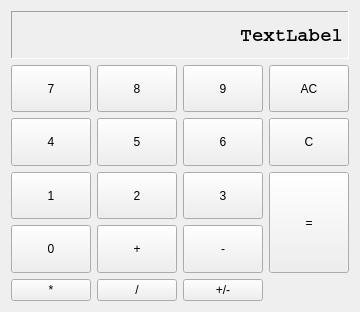
<?xml version="1.0" encoding="UTF-8"?>
<ui version="4.0">
 <class>CalculatorInterface</class>
 <widget class="QWidget" name="CalculatorInterface">
  <property name="geometry">
   <rect>
    <x>0</x>
    <y>0</y>
    <width>344</width>
    <height>312</height>
   </rect>
  </property>
  <property name="windowTitle">
   <string>CalculatorInterface</string>
  </property>
  <layout class="QGridLayout" name="gridLayout">
   <item row="0" column="0" colspan="4">
    <widget class="QLabel" name="entryLabel">
     <property name="font">
      <font>
       <family>Courier</family>
       <pointsize>14</pointsize>
       <weight>75</weight>
       <bold>true</bold>
      </font>
     </property>
     <property name="frameShape">
      <enum>QFrame::Panel</enum>
     </property>
     <property name="frameShadow">
      <enum>QFrame::Sunken</enum>
     </property>
     <property name="text">
      <string>TextLabel</string>
     </property>
     <property name="alignment">
      <set>Qt::AlignRight|Qt::AlignTrailing|Qt::AlignVCenter</set>
     </property>
    </widget>
   </item>
   <item row="1" column="0">
    <widget class="QPushButton" name="buttonSeven">
     <property name="sizePolicy">
      <sizepolicy hsizetype="Minimum" vsizetype="Minimum">
       <horstretch>0</horstretch>
       <verstretch>0</verstretch>
      </sizepolicy>
     </property>
     <property name="text">
      <string>7</string>
     </property>
    </widget>
   </item>
   <item row="1" column="1">
    <widget class="QPushButton" name="buttonEight">
     <property name="sizePolicy">
      <sizepolicy hsizetype="Minimum" vsizetype="Minimum">
       <horstretch>0</horstretch>
       <verstretch>0</verstretch>
      </sizepolicy>
     </property>
     <property name="text">
      <string>8</string>
     </property>
    </widget>
   </item>
   <item row="1" column="2">
    <widget class="QPushButton" name="buttonNine">
     <property name="sizePolicy">
      <sizepolicy hsizetype="Minimum" vsizetype="Minimum">
       <horstretch>0</horstretch>
       <verstretch>0</verstretch>
      </sizepolicy>
     </property>
     <property name="text">
      <string>9</string>
     </property>
    </widget>
   </item>
   <item row="1" column="3">
    <widget class="QPushButton" name="buttonAllClear">
     <property name="sizePolicy">
      <sizepolicy hsizetype="Minimum" vsizetype="Minimum">
       <horstretch>0</horstretch>
       <verstretch>0</verstretch>
      </sizepolicy>
     </property>
     <property name="text">
      <string>AC</string>
     </property>
    </widget>
   </item>
   <item row="2" column="0">
    <widget class="QPushButton" name="buttonFour">
     <property name="sizePolicy">
      <sizepolicy hsizetype="Minimum" vsizetype="Minimum">
       <horstretch>0</horstretch>
       <verstretch>0</verstretch>
      </sizepolicy>
     </property>
     <property name="text">
      <string>4</string>
     </property>
    </widget>
   </item>
   <item row="2" column="1">
    <widget class="QPushButton" name="buttonFive">
     <property name="sizePolicy">
      <sizepolicy hsizetype="Minimum" vsizetype="Minimum">
       <horstretch>0</horstretch>
       <verstretch>0</verstretch>
      </sizepolicy>
     </property>
     <property name="text">
      <string>5</string>
     </property>
    </widget>
   </item>
   <item row="2" column="2">
    <widget class="QPushButton" name="buttonSix">
     <property name="sizePolicy">
      <sizepolicy hsizetype="Minimum" vsizetype="Minimum">
       <horstretch>0</horstretch>
       <verstretch>0</verstretch>
      </sizepolicy>
     </property>
     <property name="text">
      <string>6</string>
     </property>
    </widget>
   </item>
   <item row="2" column="3">
    <widget class="QPushButton" name="buttonClear">
     <property name="sizePolicy">
      <sizepolicy hsizetype="Minimum" vsizetype="Minimum">
       <horstretch>0</horstretch>
       <verstretch>0</verstretch>
      </sizepolicy>
     </property>
     <property name="text">
      <string>C</string>
     </property>
    </widget>
   </item>
   <item row="3" column="0">
    <widget class="QPushButton" name="buttonOne">
     <property name="sizePolicy">
      <sizepolicy hsizetype="Minimum" vsizetype="Minimum">
       <horstretch>0</horstretch>
       <verstretch>0</verstretch>
      </sizepolicy>
     </property>
     <property name="text">
      <string>1</string>
     </property>
    </widget>
   </item>
   <item row="3" column="1">
    <widget class="QPushButton" name="buttonTwo">
     <property name="sizePolicy">
      <sizepolicy hsizetype="Minimum" vsizetype="Minimum">
       <horstretch>0</horstretch>
       <verstretch>0</verstretch>
      </sizepolicy>
     </property>
     <property name="text">
      <string>2</string>
     </property>
    </widget>
   </item>
   <item row="3" column="2">
    <widget class="QPushButton" name="buttonThree">
     <property name="sizePolicy">
      <sizepolicy hsizetype="Minimum" vsizetype="Minimum">
       <horstretch>0</horstretch>
       <verstretch>0</verstretch>
      </sizepolicy>
     </property>
     <property name="text">
      <string>3</string>
     </property>
    </widget>
   </item>
   <item row="3" column="3" rowspan="2">
    <widget class="QPushButton" name="buttonCalculate">
     <property name="sizePolicy">
      <sizepolicy hsizetype="Minimum" vsizetype="Minimum">
       <horstretch>0</horstretch>
       <verstretch>0</verstretch>
      </sizepolicy>
     </property>
     <property name="text">
      <string>=</string>
     </property>
    </widget>
   </item>
   <item row="4" column="0">
    <widget class="QPushButton" name="buttonZero">
     <property name="sizePolicy">
      <sizepolicy hsizetype="Minimum" vsizetype="Minimum">
       <horstretch>0</horstretch>
       <verstretch>0</verstretch>
      </sizepolicy>
     </property>
     <property name="text">
      <string>0</string>
     </property>
    </widget>
   </item>
   <item row="4" column="1">
    <widget class="QPushButton" name="buttonAdd">
     <property name="sizePolicy">
      <sizepolicy hsizetype="Minimum" vsizetype="Minimum">
       <horstretch>0</horstretch>
       <verstretch>0</verstretch>
      </sizepolicy>
     </property>
     <property name="text">
      <string>+</string>
     </property>
    </widget>
   </item>
   <item row="4" column="2">
    <widget class="QPushButton" name="buttonSubtract">
     <property name="sizePolicy">
      <sizepolicy hsizetype="Minimum" vsizetype="Minimum">
       <horstretch>0</horstretch>
       <verstretch>0</verstretch>
      </sizepolicy>
     </property>
     <property name="text">
      <string>-</string>
     </property>
    </widget>
   </item>
   <item row="5" column="0">
    <widget class="QPushButton" name="buttonMultiply">
     <property name="text">
      <string>*</string>
     </property>
    </widget>
   </item>
   <item row="5" column="1">
    <widget class="QPushButton" name="buttonDivide">
     <property name="sizePolicy">
      <sizepolicy hsizetype="Minimum" vsizetype="Minimum">
       <horstretch>0</horstretch>
       <verstretch>0</verstretch>
      </sizepolicy>
     </property>
     <property name="text">
      <string>/</string>
     </property>
    </widget>
   </item>
   <item row="5" column="2">
    <widget class="QPushButton" name="buttonInvert">
     <property name="text">
      <string>+/-</string>
     </property>
    </widget>
   </item>
  </layout>
 </widget>
 <layoutdefault spacing="6" margin="11"/>
 <resources/>
 <connections/>
</ui>
